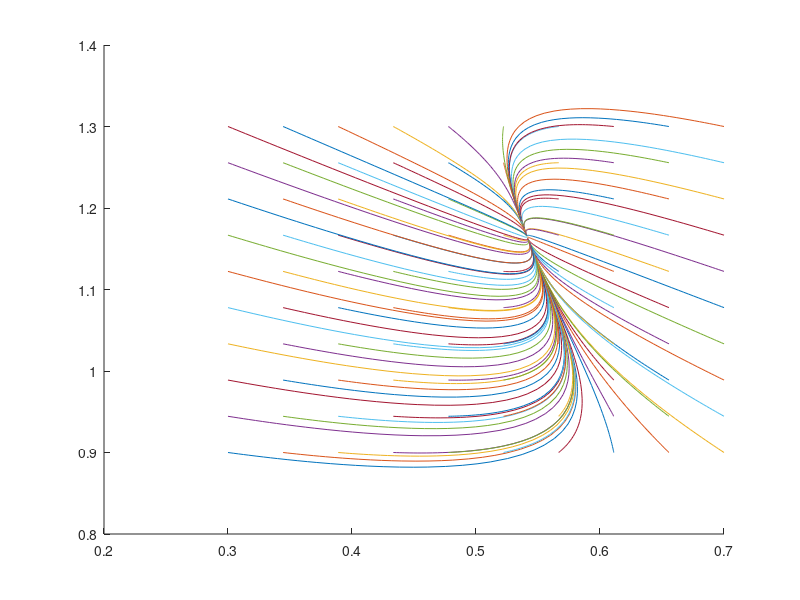

This figure's MATLAB source:
clear all
lammbda = 0.5;
betta = 0.3;
x0 = 1;
y0 = 0.4;
f = @(t, x) [-x(1) .* exp(-1 / x(2)) + lammbda .* (x0 - x(1)); x(1) .* exp(-1 / x(2)) + betta .* (y0 - x(2))];
puntosMalla = 10
mallaConcentracion = linspace(0.3, 0.7, puntosMalla);
mallaTemperatura = linspace(0.9, 1.3, puntosMalla);

[concentracion0, temperatura0] = meshgrid(mallaConcentracion, mallaTemperatura);

hold on
for i = 1:puntosMalla
	for j = 1:puntosMalla
		[t, x] = ode45(f, [0, 10], [concentracion0(i, j), temperatura0(i, j)]);
		plot(x(:, 1), x(:, 2))
	end
end

hold off